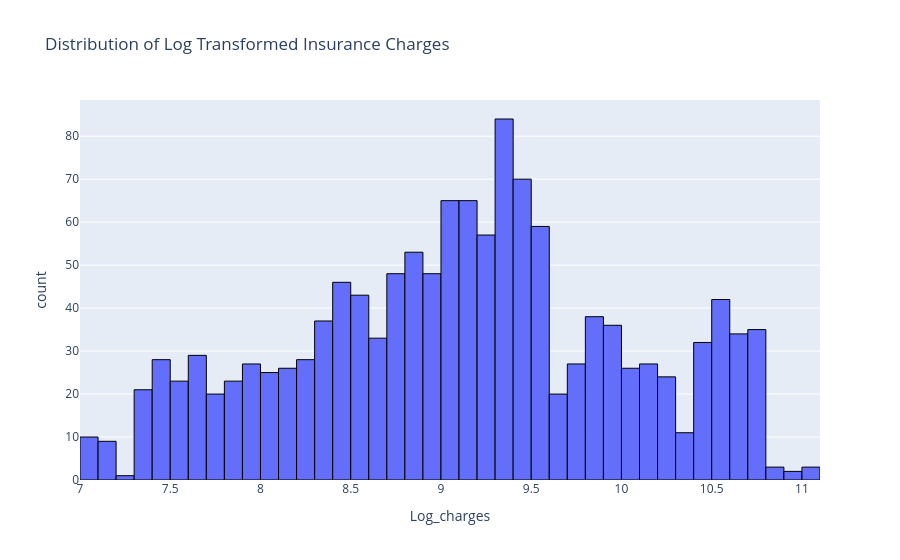

Here is the notebook cell this chart was saved with:
### Code cell
fig = px.histogram(df, x="Log_charges", nbins=50, title="Distribution of Log Transformed Insurance Charges")
fig.update_traces(marker=dict(line = dict(color ="black", width = 1)))
fig.show()

### Figure 1 — Plotly figure (JSON) as saved in the notebook; plotly's stock layout.template omitted (floating-point values rounded to 4 significant figures; data arrays with more than 128 entries replaced by an {"elided": "..."} marker saying what was removed)
{"data": [{"bingroup": "x", "hovertemplate": "Log_charges=%{x}<br>count=%{y}<extra></extra>", "legendgroup": "", "marker": {"color": "#636efa", "line": {"color": "black", "width": 1}, "pattern": {"shape": ""}}, "name": "", "nbinsx": 50, "orientation": "v", "showlegend": false, "type": "histogram", "x": {"elided": "1338 float values"}, "xaxis": "x", "yaxis": "y"}], "layout": {"barmode": "relative", "legend": {"tracegroupgap": 0}, "title": {"text": "Distribution of Log Transformed Insurance Charges"}, "xaxis": {"anchor": "y", "domain": [0, 1], "title": {"text": "Log_charges"}}, "yaxis": {"anchor": "x", "domain": [0, 1], "title": {"text": "count"}}}}
